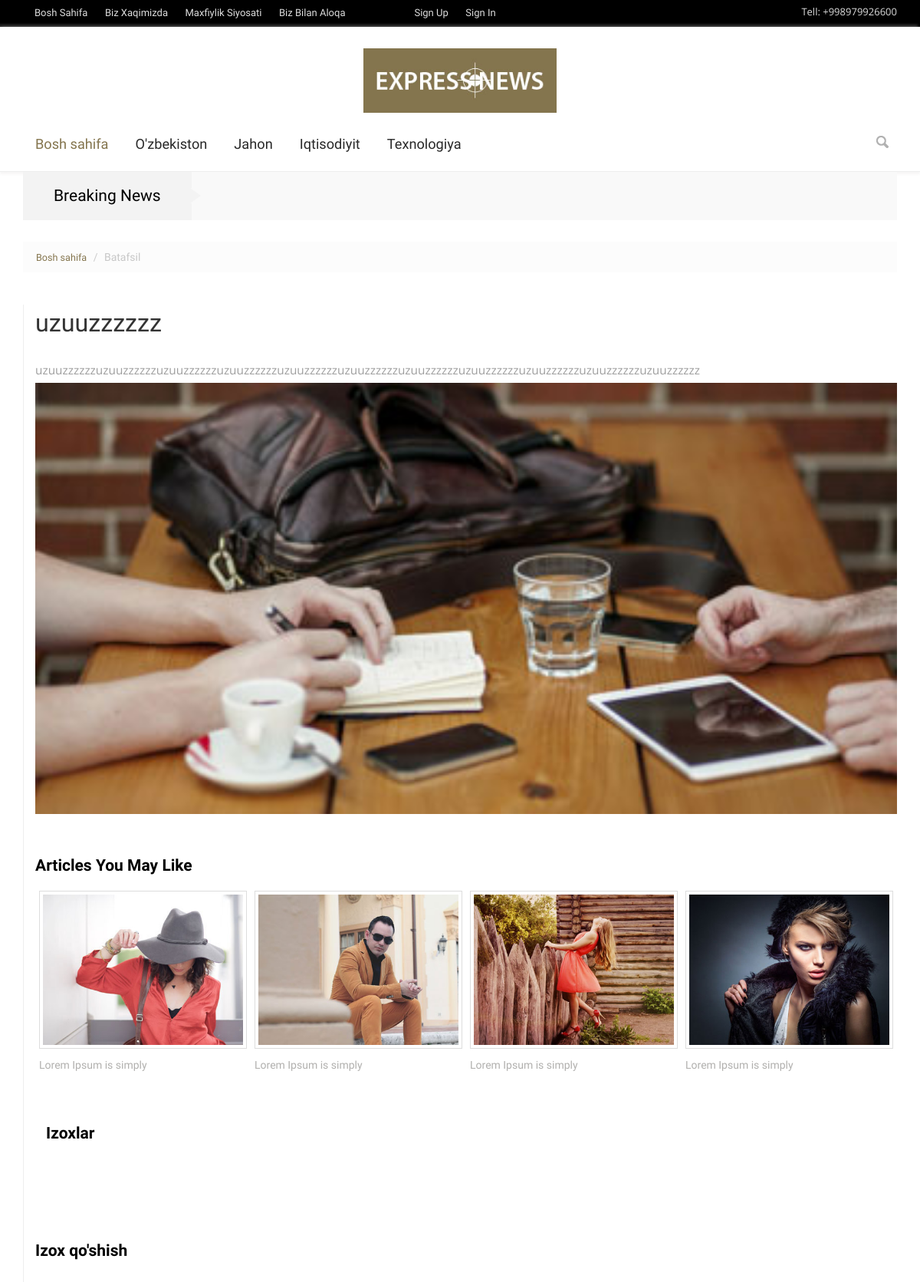
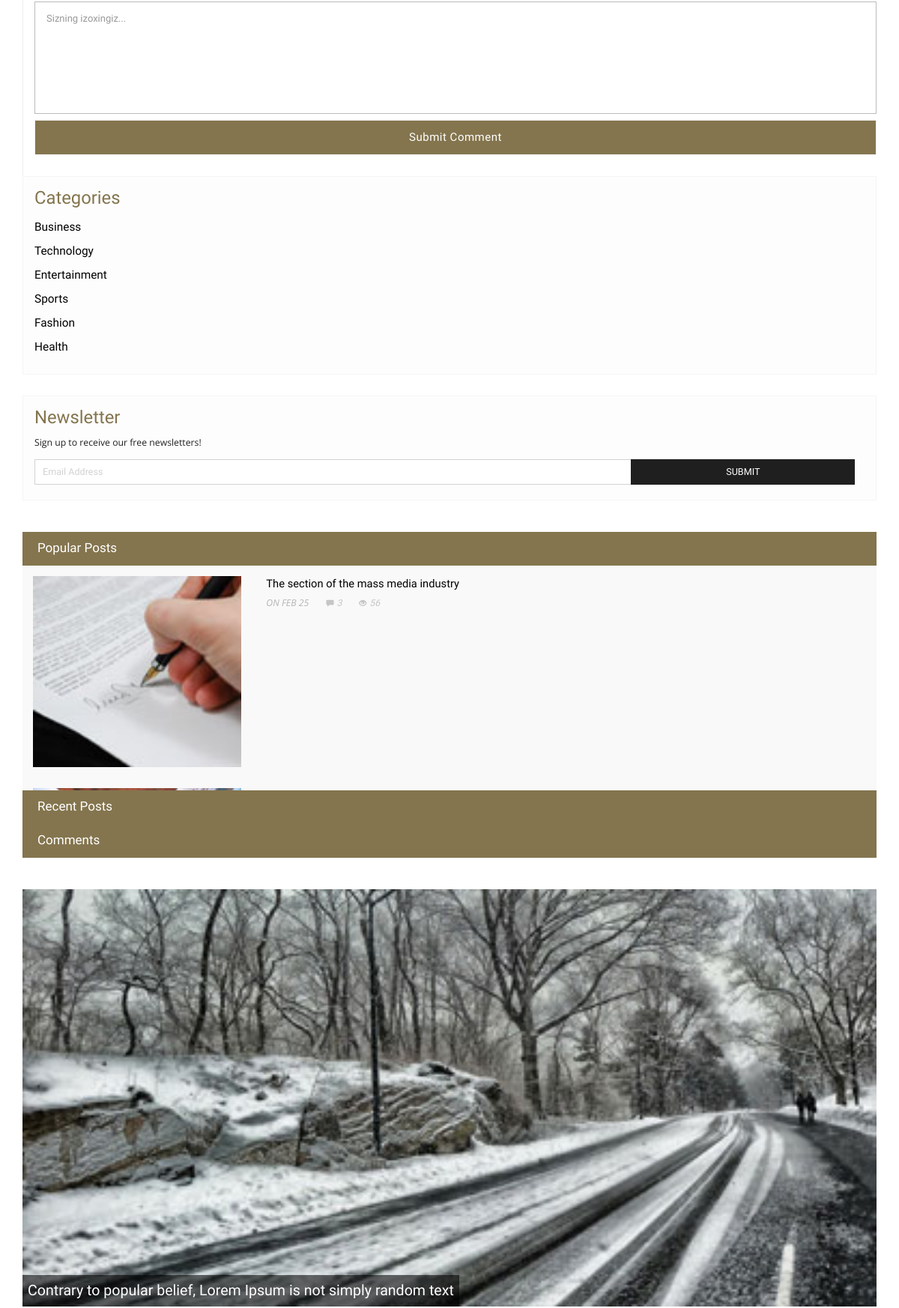
Screenshot of /single/10/ (upper part) with the database file from the repository (2 pictures, top to bottom).
### dashboard/models.py (models this page shows, shortened)
class News(models.Model):
    title = models.CharField(max_length=255, null=True, blank=True)
    body = models.TextField(null=True, blank=True)
    img = models.ImageField(upload_to='media/', blank=True, null=True)
    user = models.ForeignKey(User, on_delete=models.SET_NULL, blank=True, null=True)
    like = models.ManyToManyField(Like, null=True, blank=True)
    category = models.ForeignKey(Category, on_delete=models.CASCADE, null=True, blank=True)
    date_created = models.DateTimeField(auto_now_add=True)
    date_updated = models.DateTimeField(auto_now=True)

### front/views.py (the view, shortened to what this page needs)
# urls.py: path('single/<int:pk>/', single, name='single-url'),
def single(request, pk):
    print(request.user.id)
    post = News.objects.get(pk=pk)
    comments = Comments.objects.filter(post=post)
    context = {
        'comments': comments,
        'post': post,
    }
    return render(request, 'font/single.html', context)

### chat/context_processors.py (called while the page is built)
def all_users(request):
    return {'all_users': User.objects.all()}

### templates/font/single.html (shortened to what this page needs)
{% extends 'font/base.html' %}
{% block content %}
{% load static %}
<div class="main-body">
		<div class="wrap">
		<ol class="breadcrumb">
			  <li><a href="index.html">Bosh sahifa</a></li>
			  <li class="active">Batafsil</li>
			</ol>
			<div class="single-page">
			<div class="col content-left single-post">
				<div class="blog-posts">
			<h3 class="post">{{ post.title }}</h3>
				<div class="last-article">
					<p class="artext">{{ post.body }}</p>
					<img src="{{ post.img.url }}" alt="Girl in a jacket" width="100%">
				<div class="row related-posts">
					<h4>Articles You May Like</h4>
					<div class="col-xs-6 col-md-3 related-grids">
						<a href="single.html" class="thumbnail">
							<img src="images/f2.jpg" alt="">
						</a>
						<h5><a href="single.html">Lorem Ipsum is simply</a></h5>
					</div>
					<div class="col-xs-6 col-md-3 related-grids">
						<a href="single.html" class="thumbnail">
							<img src="images/f1.jpg" alt="">
						</a>
						<h5><a href="single.html">Lorem Ipsum is simply</a></h5>
					</div>
					<div class="col-xs-6 col-md-3 related-grids">
						<a href="single.html" class="thumbnail">
							<img src="images/f3.jpg" alt="">
						</a>
						<h5><a href="single.html">Lorem Ipsum is simply</a></h5>
					</div>
					<div class="col-xs-6 col-md-3 related-grids">
						<a href="single.html" class="thumbnail">
							<img src="images/f6.jpg" alt="">
						</a>
						<h5><a href="single.html">Lorem Ipsum is simply</a></h5>
					</div>
				</div>
				<div class="response">
					<h4>Izoxlar</h4>
				</div>
				<div class="coment-form">
					<h4>Izox qo'shish</h4>
					<form method="post">
						<textarea name="text" onfocus="this.value = '';" onblur="if (this.value == '') {this.value = 'Your Comment...';}" required="">Sizning izoxingiz...</textarea>
						<input type="submit" value="Submit Comment">
					</form>
				</div>
			</div>
		</div>
				</div>
			<div class="first_half">
				<div class="categories">
					<header>
						<h3 class="side-title-head">Categories</h3>
					</header>
					<ul>
						<li><a href="business.html">Business</a></li>
						<li><a href="technology.html">Technology</a></li>
						<li><a href="entertainment.html">Entertainment</a></li>
						<li><a href="sports.html">Sports</a></li>
						<li><a href="fashion.html">Fashion</a></li>
						<li><a href="shortcodes.html">Health</a></li>
					</ul>
				</div>
				<div class="newsletter">
					<h1 class="side-title-head">Newsletter</h1>
					<p class="sign">Sign up to receive our free newsletters!</p>
					<form>
						<input type="text" class="text" value="Email Address" onfocus="this.value = '';" onblur="if (this.value == '') {this.value = 'Email Address';}">
						<input type="submit" value="submit">
					</form>
				</div>
				<div class="list_vertical">
		         	 	<section class="accordation_menu">
						  <div>
						   <label for="label-1" id="item1">Popular Posts</label>
						    <div class="content" id="a1">
						    	<div class="scrollbar" id="style-2">
								 <div class="force-overflow">
									<div class="popular-post-grids">
										<div class="popular-post-grid">
											<div class="post-img">
												<a href="single.html"><img src="images/bus2.jpg" alt=""></a>
											</div>
											<div class="post-text">
												<a class="pp-title" href="single.html"> The section of the mass media industry</a>
												<p>On Feb 25 <a class="span_link" href="#"><span class="glyphicon glyphicon-comment"></span>3 </a><a class="span_link" href="#"><span class="glyphicon glyphicon-eye-open"></span>56 </a></p>
											</div>
											<div class="clearfix"></div>
										</div>
										<div class="popular-post-grid">
											<div class="post-img">
												<a href="single.html"><img src="images/bus1.jpg" alt=""></a>
											</div>
											<div class="post-text">
												<a class="pp-title" href="single.html"> Lorem Ipsum is simply dummy text printing</a>
											</div>
											<div class="clearfix"></div>
										</div>
									</div>
									</div>
                                </div>
                              </div>
						  </div>
						  <div>
						    <label for="label-2" id="item2">Recent Posts</label>
						  </div>
						  <div>
						    <label for="label-3" id="item3">Comments</label>
						  </div>
						</section>
					 </div>
					 <div class="side-bar-articles">
						<div class="side-bar-article">
							<a href="single.html"><img src="images/sai.jpg" alt=""></a>
							<div class="side-bar-article-title">
								<a href="single.html">Contrary to popular belief, Lorem Ipsum is not simply random text</a>
							</div>
						</div>
					 </div>
					  </div>
			</div>
		</div>
		</div>
{% endblock %}

### rows the page displays
News: title "uzuuzzzzzz", body "uzuuzzzzzzuzuuzzzzzzuzuuzzzzzzuzuuzzzzzzuzuuzzzzzzuzuuzzzzzzuzuuzzzzzzuzuuzzzzzzuzuuzzzzzzuzuuzzzzzzuzuuzzzzzz", img (picture)
